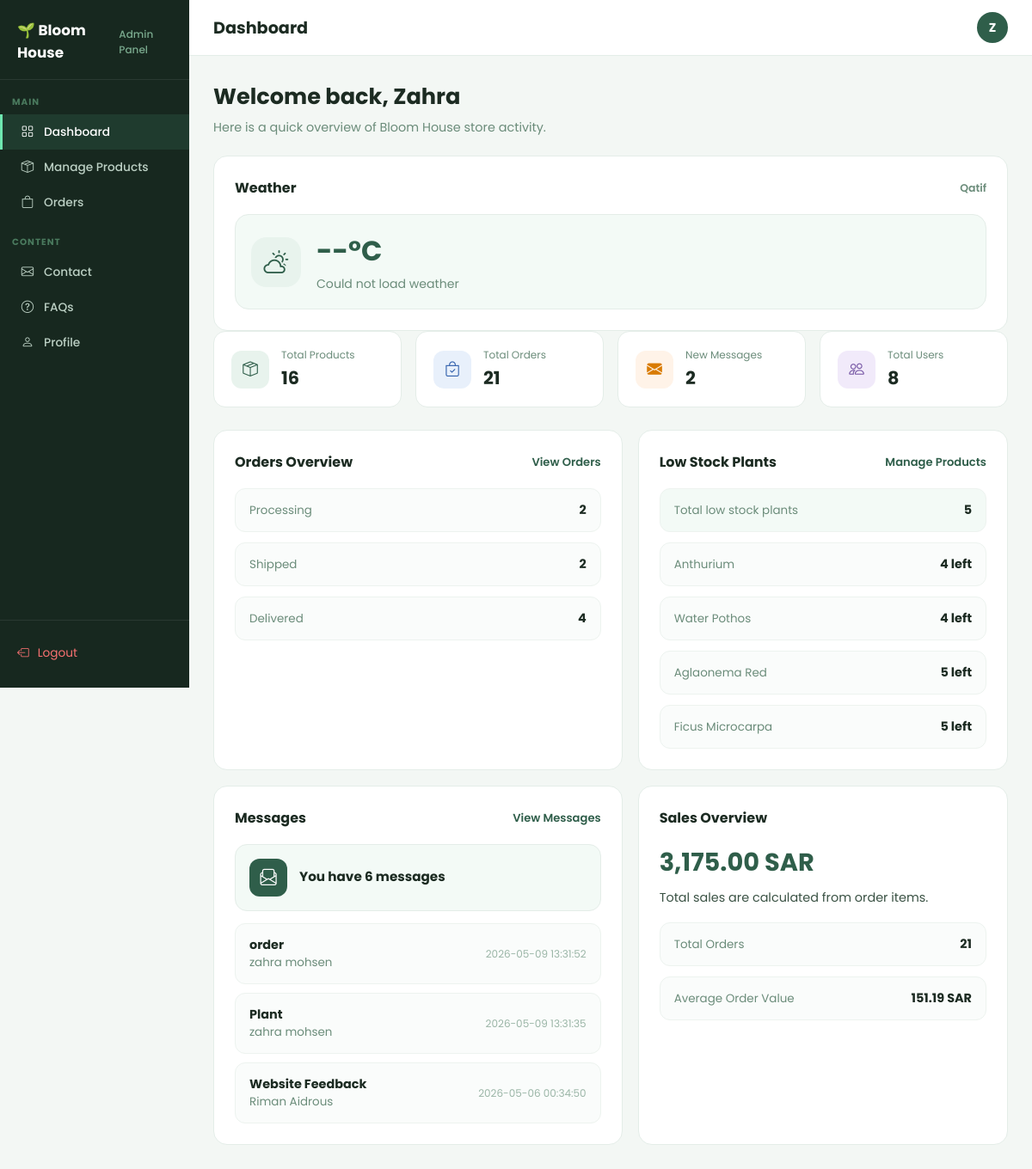
Page /admin-dashboard.php (signed in) on the committed database.
### tables this page shows
CREATE TABLE `plants` (
  `plant_id` int(11) NOT NULL,
  `admin_id` int(11) DEFAULT NULL,
  `plant_name` varchar(100) NOT NULL,
  `description` text NOT NULL,
  `price` decimal(10,2) NOT NULL,
  `stock_quantity` int(11) NOT NULL,
  `light_requirement` varchar(100) NOT NULL,
  `watering_instruction` text NOT NULL,
  `image` varchar(255) NOT NULL,
  `availability_status` varchar(50) NOT NULL,
  `category` varchar(50) NOT NULL,
  `height_cm` int(11) NOT NULL,
  `humidity_requirement` enum('Low','Medium','High') NOT NULL
);

CREATE TABLE `contact_messages` (
  `message_id` int(11) NOT NULL,
  `full_name` varchar(100) NOT NULL,
  `subject` varchar(150) NOT NULL,
  `message_body` text NOT NULL,
  `status` varchar(50) NOT NULL,
  `created_at` datetime NOT NULL,
  `admin_reply` text DEFAULT NULL,
  `replied_at` datetime DEFAULT NULL
);

### admin-dashboard.php (the view, shortened to what this page needs)
<?php
include 'db_connect.php';
$adminFirstName = 'Admin';
$admin_id = intval($_SESSION['admin_id']);
$adminQuery = "SELECT full_name FROM admin WHERE admin_id = $admin_id";
$adminResult = mysqli_query($conn, $adminQuery);
if ($adminResult && mysqli_num_rows($adminResult) > 0) {
    $admin = mysqli_fetch_assoc($adminResult);
    $fullName = $admin['full_name'];
    $nameParts = explode(' ', trim($fullName));
    $adminFirstName = $nameParts[0];
    $adminLetter = strtoupper(substr($adminFirstName, 0, 1));
}
$totalProducts = 0;
$result = mysqli_query($conn, "SELECT COUNT(*) AS total FROM plants");
if ($result && $row = mysqli_fetch_assoc($result)) {
    $totalProducts = $row['total'];
}
$totalOrders = 0;
$result = mysqli_query($conn, "SELECT COUNT(*) AS total FROM orders");
if ($result && $row = mysqli_fetch_assoc($result)) {
    $totalOrders = $row['total'];
}
$processingOrders = 0;
$result = mysqli_query($conn, "SELECT COUNT(*) AS total FROM orders WHERE order_status = 'Processing'");
if ($result && $row = mysqli_fetch_assoc($result)) {
    $processingOrders = $row['total'];
}
$totalUsers = 0;
$result = mysqli_query($conn, "SELECT COUNT(*) AS total FROM user");
if ($result && $row = mysqli_fetch_assoc($result)) {
    $totalUsers = $row['total'];
}
$shippedOrders = 0;
$result = mysqli_query($conn, "SELECT COUNT(*) AS total FROM orders WHERE order_status = 'Shipped'");
if ($result && $row = mysqli_fetch_assoc($result)) {
    $shippedOrders = $row['total'];
}
$deliveredOrders = 0;
$result = mysqli_query($conn, "SELECT COUNT(*) AS total FROM orders WHERE order_status = 'Delivered'");
if ($result && $row = mysqli_fetch_assoc($result)) {
    $deliveredOrders = $row['total'];
}
$lowStockPlants = [];
$lowStockCount = 0;
$result = mysqli_query($conn, "SELECT plant_name, stock_quantity FROM plants WHERE stock_quantity <= 5 ORDER BY stock_quantity ASC LIMIT 4");
if ($result) {
    while ($row = mysqli_fetch_assoc($result)) {
        $lowStockPlants[] = $row;
    }
}
$result = mysqli_query($conn, "SELECT COUNT(*) AS total FROM plants WHERE stock_quantity <= 5");
if ($result && $row = mysqli_fetch_assoc($result)) {
    $lowStockCount = $row['total'];
}
$totalMessages = 0;
$latestMessages = [];
$result = mysqli_query($conn, "SELECT COUNT(*) AS total FROM contact_messages");
if ($result && $row = mysqli_fetch_assoc($result)) {
    $totalMessages = $row['total'];
}
$result = mysqli_query($conn, "SELECT full_name, subject, created_at FROM contact_messages ORDER BY created_at DESC LIMIT 3");
if ($result) {
    while ($row = mysqli_fetch_assoc($result)) {
        $latestMessages[] = $row;
    }
}
$totalSales = 0;
$result = mysqli_query($conn, "SELECT SUM(quantity * unit_price) AS total FROM orders_items");
if ($result && $row = mysqli_fetch_assoc($result)) {
    if ($row['total'] != NULL) {
        $totalSales = $row['total'];
    }
}
$averageOrder = 0;
if ($totalOrders > 0) {
    $averageOrder = $totalSales / $totalOrders;
}
?>
<!DOCTYPE html>
<html lang="en">
<head>
    <link rel="stylesheet" href="https://cdn.jsdelivr.net/npm/bootstrap-icons/font/bootstrap-icons.css">
    <link rel="stylesheet" href="https://cdnjs.cloudflare.com/ajax/libs/font-awesome/6.0.0-beta3/css/all.min.css">
    <link rel="stylesheet" href="css/manage-products.css">
    <link rel="stylesheet" href="css/admin-pages.css">
</head>
<body>
    <?php
    $adminPageTitle = 'Dashboard';
    $activePage = 'dashboard';
    include 'admin.php';
    ?>
    <div class="welcome-text">
        <h2>Welcome back, <?php echo htmlspecialchars($adminFirstName); ?></h2>
        <p>Here is a quick overview of Bloom House store activity.</p>
    </div>
    <div class="dashboard-card weather-card">
        <div class="card-head">
            <h3>Weather</h3>
            <span class="weather-city">Qatif</span>
        </div>
        <div class="weather-main">
            <i class="bi bi-cloud-sun"></i>
            <div>
                <div id="weatherTemp" class="weather-temp">--°C</div>
                <p id="weatherDesc">Loading weather...</p>
            </div>
        </div>
    </div>
    <div class="stats-row dashboard-stats">
        <a href="manage-products.php" class="stat-card stat-card-link">
            <div class="stat-icon si-green"><i class="bi bi-box-seam"></i></div>
            <div class="stat-info">
                <p>Total Products</p>
                <strong><?php echo $totalProducts; ?></strong>
            </div>
        </a>
        <a href="manage-orders.php" class="stat-card stat-card-link">
            <div class="stat-icon si-blue"><i class="bi bi-bag-check"></i></div>
            <div class="stat-info">
                <p>Total Orders</p>
                <strong><?php echo $totalOrders; ?></strong>
            </div>
        </a>
        <?php
        $unreadMessagesQuery = "SELECT COUNT(*) AS total_unread
                        FROM contact_messages
                        WHERE status = 'Unread'";
        $unreadMessagesResult = mysqli_query($conn, $unreadMessagesQuery);
        $unreadMessages = mysqli_fetch_assoc($unreadMessagesResult)['total_unread'];
        ?>
        <a href="admin-contact.php" class="stat-card stat-card-link">
            <div class="stat-icon si-orange">
                <i class="bi bi-envelope-fill"></i>
            </div>
            <div class="stat-info">
                <p>New Messages</p>
                <strong><?php echo $unreadMessages; ?></strong>
            </div>
        </a>
        <div class="stat-card">
            <div class="stat-icon si-purple"><i class="bi bi-people"></i></div>
            <div class="stat-info">
                <p>Total Users</p>
                <strong><?php echo $totalUsers; ?></strong>
            </div>
        </div>
    </div>
    <div class="dashboard-grid">
        <div class="dashboard-card">
            <div class="card-head">
                <h3>Orders Overview</h3>
                <a href="manage-orders.php" class="mini-link">View Orders</a>
            </div>
            <div class="overview-list">
                <div class="overview-item">
                    <span>Processing</span>
                    <strong><?php echo $processingOrders; ?></strong>
                </div>
                <div class="overview-item">
                    <span>Shipped</span>
                    <strong><?php echo $shippedOrders; ?></strong>
                </div>
                <div class="overview-item">
                    <span>Delivered</span>
                    <strong><?php echo $deliveredOrders; ?></strong>
                </div>
            </div>
        </div>
        <div class="dashboard-card">
            <div class="card-head">
                <h3>Low Stock Plants</h3>
                <a href="manage-products.php" class="mini-link">Manage Products</a>
            </div>
            <div class="overview-list">
                <div class="overview-item highlight-item">
                    <span>Total low stock plants</span>
                    <strong><?php echo $lowStockCount; ?></strong>
                </div>
                <?php if (!empty($lowStockPlants)): ?>
                    <?php foreach ($lowStockPlants as $plant): ?>
                        <div class="overview-item">
                            <span><?php echo htmlspecialchars($plant['plant_name']); ?></span>
                            <strong><?php echo htmlspecialchars($plant['stock_quantity']); ?> left</strong>
                        </div>
                    <?php endforeach; ?>
                <?php endif; ?>
            </div>
        </div>
    </div>
    <div class="dashboard-grid dashboard-bottom-grid">
        <div class="dashboard-card">
            <div class="card-head">
                <h3>Messages</h3>
                <a href="admin-contact.php" class="mini-link">View Messages</a>
            </div>
            <div class="message-summary">
                <div class="message-icon"><i class="bi bi-envelope-paper"></i></div>
                <div>
                    <h4>You have <?php echo $totalMessages; ?>
                        message<?php if ($totalMessages != 1)
                            echo 's'; ?></h4>
                </div>
            </div>
            <div class="mini-orders">
                <?php if (!empty($latestMessages)): ?>
                    <?php foreach ($latestMessages as $message): ?>
                        <div class="mini-order-row">
                            <div>
                                <div class="mini-order-id"><?php echo htmlspecialchars($message['subject']); ?></div>
                                <div class="mini-order-user"><?php echo htmlspecialchars($message['full_name']); ?>
                                </div>
                            </div>
                            <span class="mini-date"><?php echo htmlspecialchars($message['created_at']); ?></span>
                        </div>
                    <?php endforeach; ?>
                <?php endif; ?>
            </div>
        </div>
        <div class="dashboard-card sales-card">
            <div class="card-head">
                <h3>Sales Overview</h3>
            </div>
            <div class="sales-number">
                <?php echo number_format($totalSales, 2); ?> SAR
            </div>
            <p class="sales-note">Total sales are calculated from order items.</p>
            <div class="overview-list">
                <div class="overview-item">
                    <span>Total Orders</span>
                    <strong><?php echo $totalOrders; ?></strong>
                </div>
                <div class="overview-item">
                    <span>Average Order Value</span>
                    <strong><?php echo number_format($averageOrder, 2); ?> SAR</strong>
                </div>
            </div>
        </div>
    </div>
    </div>
    </div>
</body>
</html>

### admin.php (shortened to what this page needs)
<aside class="sidebar">
    <div class="sidebar-logo">
        <a href="index.php">🌱 Bloom House<span>Admin Panel</span></a>
    </div>
    <div class="sidebar-section">Main</div>
    <a href="admin-dashboard.php" class="sidebar-link <?php echo ($activePage === 'dashboard') ? 'active' : ''; ?>"><i class="bi bi-grid"></i> Dashboard</a>
    <a href="manage-products.php" class="sidebar-link <?php echo ($activePage === 'products') ? 'active' : ''; ?>"><i class="bi bi-box-seam"></i> Manage Products</a>
    <a href="manage-orders.php" class="sidebar-link <?php echo ($activePage === 'orders') ? 'active' : ''; ?>"><i class="bi bi-bag"></i> Orders</a>
    <div class="sidebar-section">Content</div>
    <a href="admin-contact.php" class="sidebar-link <?php echo ($activePage === 'contact') ? 'active' : ''; ?>"><i class="bi bi-envelope"></i> Contact</a>
    <a href="admin-faq.php" class="sidebar-link <?php echo ($activePage === 'faq') ? 'active' : ''; ?>"><i class="bi bi-question-circle"></i> FAQs</a>
    <a href="admin-profile.php" class="sidebar-link <?php echo ($activePage === 'profile') ? 'active' : ''; ?>"><i class="bi bi-person"></i> Profile</a>
    <div class="sidebar-bottom">
        <a href="admin-logout.php" class="sidebar-logout js-admin-logout"><i class="bi bi-box-arrow-left"></i> Logout</a>
    </div>
</aside>
<div class="main">
    <div class="topnav">
        <h1><?php echo htmlspecialchars($adminPageTitle); ?></h1>
        <div class="topnav-right">
            <a class="admin-avatar" href="admin-profile.php"><?php echo htmlspecialchars($adminLetter); ?></a>
        </div>
    </div>
    <div class="content">

### css/manage-products.css (style rules this page uses)
* { margin: 0; padding: 0; box-sizing: border-box; }
body { font-family: 'Poppins', sans-serif; background: #f3f7f4; color: #1c2b22; display: flex; min-height: 100vh; }
.sidebar { width: 220px; background: #17281f; color: #e0f0e8; display: flex; flex-direction: column; position: fixed; top: 0; left: 0; height: 100vh; z-index: 100; padding: 0 0 20px; }
.sidebar-logo { padding: 22px 20px 18px; border-bottom: 1px solid rgba(255, 255, 255, 0.08); }
.sidebar-logo a { text-decoration: none; color: #fff; font-weight: 700; font-size: 1.05rem; display: flex; align-items: center; gap: 8px; }
.sidebar-logo span { color: #7aaa8e; font-size: .75rem; font-weight: 500; display: block; margin-top: 2px; }
.sidebar-section { padding: 18px 14px 6px; font-size: .65rem; font-weight: 700; color: #4a7a5e; text-transform: uppercase; letter-spacing: 1px; }
.sidebar-link { display: flex; align-items: center; gap: 10px; padding: 10px 20px; color: #bcd0c4; text-decoration: none; font-size: .855rem; font-weight: 500; transition: all .22s; border-left: 3px solid transparent; }
.sidebar-link.active { background: rgba(47, 94, 74, 0.35); color: #fff; border-left-color: #6ee7b0; }
.sidebar-link i { width: 18px; text-align: center; font-size: .9rem; }
.sidebar-bottom { margin-top: auto; padding: 18px 14px 0; border-top: 1px solid rgba(255, 255, 255, 0.08); }
.sidebar-bottom a { display: flex; align-items: center; gap: 10px; color: #bcd0c4; text-decoration: none; font-size: .855rem; padding: 10px 6px; transition: color .22s; }
.sidebar-logout { color: #f87171 !important; }
.si-purple { background: #f0e8fb; color: #7c3aed; }
.main { margin-left: 220px; flex: 1; display: flex; flex-direction: column; }
.topnav { background: #fff; border-bottom: 1px solid #e4ede8; padding: 14px 28px; display: flex; align-items: center; justify-content: space-between; position: sticky; top: 0; z-index: 50; }
.topnav h1 { font-size: 1.2rem; font-weight: 700; color: #1c2b22; }
.topnav-right { display: flex; align-items: center; gap: 14px; }
.admin-avatar { text-decoration: none; width: 36px; height: 36px; border-radius: 50%; background: #2f5e4a; color: #fff; display: flex; align-items: center; justify-content: center; font-weight: 700; font-size: .9rem; }
.content { padding: 28px; }
.stats-row { display: grid; grid-template-columns: repeat(5, 1fr); gap: 16px; margin-bottom: 26px; }
.stat-card { background: #fff; border: 1px solid #e4ede8; border-radius: 14px; padding: 18px 20px; display: flex; align-items: center; gap: 14px; }
.stat-icon { width: 44px; height: 44px; border-radius: 12px; display: flex; align-items: center; justify-content: center; font-size: 1.1rem; flex-shrink: 0; }
.si-green { background: #e8f3ed; color: #2f5e4a; }
.si-blue { background: #e8f0fb; color: #2f5eab; }
.si-orange { background: #fff3e8; color: #d97b00; }
.stat-info p { font-size: .75rem; color: #6b8c7a; margin-bottom: 2px; }
.stat-info strong { font-size: 1.3rem; font-weight: 700; color: #1c2b22; }

### rows in the picture
plants: plant_name "Anthurium", stock_quantity "4"
plants: plant_name "Water Pothos", stock_quantity "4"
plants: plant_name "Aglaonema Red", stock_quantity "5"
plants: plant_name "Ficus Microcarpa", stock_quantity "5"
contact_messages: subject "order", full_name "zahra mohsen", created_at "2026-05-09 13:31:52"
contact_messages: subject "Plant", full_name "zahra mohsen", created_at "2026-05-09 13:31:35"
contact_messages: subject "Website Feedback", full_name "Riman Aidrous", created_at "2026-05-06 00:34:50"

### other values in the picture
$adminPageTitle "Dashboard"
$adminLetter "Z"
$adminFirstName "Zahra"
$totalProducts "16"
$totalOrders "21"
$unreadMessages "2"
$totalUsers "8"
$processingOrders "2"
$shippedOrders "2"
$deliveredOrders "4"
$lowStockCount "5"
$totalMessages "6"
$totalSales "3,175.00"
$averageOrder "151.19"
